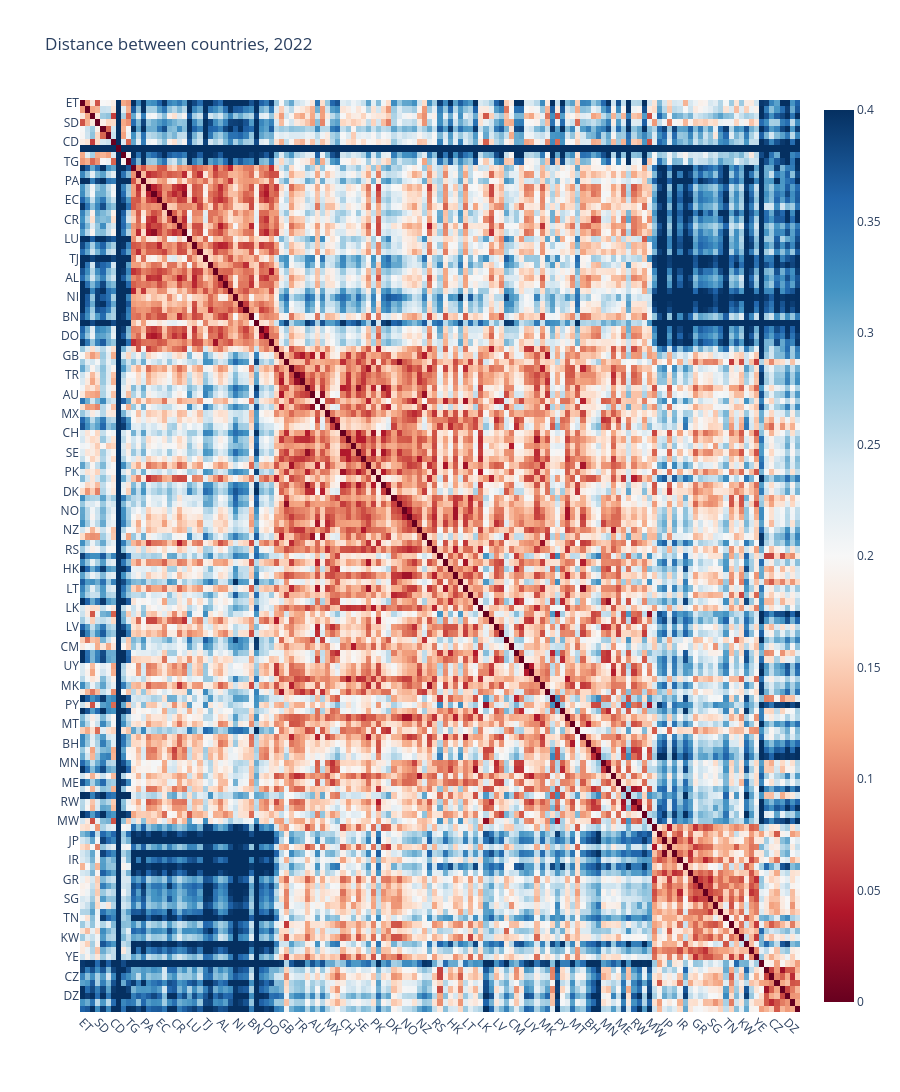

Write notebook code for a chart like this one.
### Code cell
country_labels = (
    df_map_analysis.query("year==@year")
    .merge(df_cs_yearly.xs(year, level=1).sum(axis=1).to_frame("total"),
           left_on="country", right_index=True, how="left")
    .sort_values(["cluster", "total"], ascending=[True, False])["country"].to_list()
)
# param_value = 0.2
# y_labels = df_cs.sum(axis=1).sort_values(ascending=False).index.to_list()
# y_labels = df_dist.index.to_list()
uf.plotly_heatmap(
    df_dist_yearly.xs(year, level=1).loc[country_labels, country_labels],
    x_labels=country_labels,
    y_labels=country_labels,
    z_min=0, z_max=param_value*2,
    # colorscale="symmetrical",
    x_type="country",
    y_type="country",
    title=f"Distance between countries, {year}",
    line_height=10
)

### Figure 1 — Plotly figure (JSON) as saved in the notebook; plotly's stock layout.template omitted (floating-point values rounded to 4 significant figures; data arrays with more than 128 entries replaced by an {"elided": "..."} marker saying what was removed)
{"data": [{"colorscale": [[0, "rgb(103,0,31)"], [0.1, "rgb(178,24,43)"], [0.2, "rgb(214,96,77)"], [0.3, "rgb(244,165,130)"], [0.4, "rgb(253,219,199)"], [0.5, "rgb(247,247,247)"], [0.6, "rgb(209,229,240)"], [0.7, "rgb(146,197,222)"], [0.8, "rgb(67,147,195)"], [0.9, "rgb(33,102,172)"], [1, "rgb(5,48,97)"]], "customdata": {"elided": "141x141x2 str values"}, "hovertemplate": "<b>X: </b>%{customdata[0]}<br><b>Y: </b>%{customdata[1]}<br><b>Z: </b> %{z:.3f}<br><extra></extra>", "type": "heatmap", "x": {"elided": "141 str values"}, "y": {"elided": "141 str values"}, "z": {"elided": "141x141 float values"}, "zmax": 0.4, "zmin": 0}], "layout": {"height": 1410, "title": {"text": "Distance between countries, 2022"}, "xaxis": {"automargin": true, "tickangle": 45}, "yaxis": {"automargin": true, "autorange": "reversed"}}}
